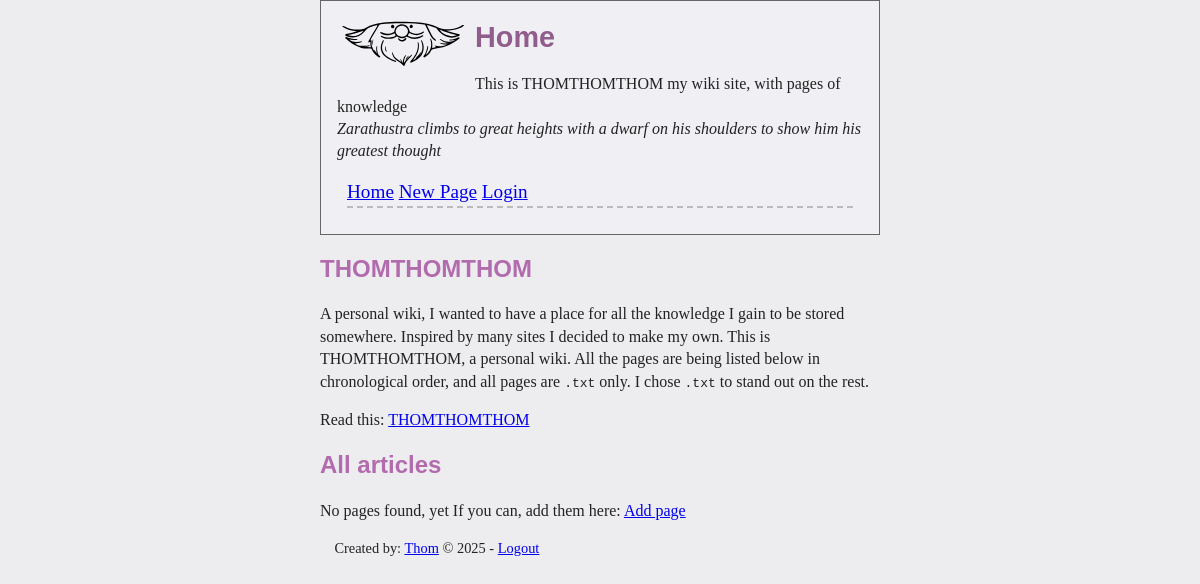
/, run on an earlier commit of the app's database.
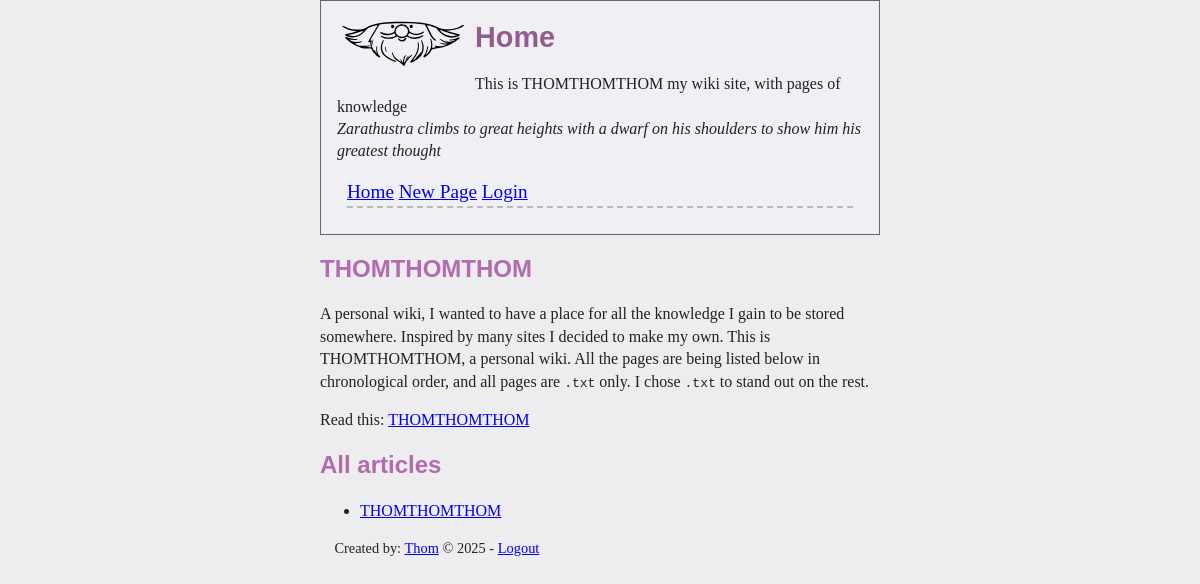
And on a later commit of the database.
### tables this page shows
CREATE TABLE `pages` (
    `id` INTEGER NOT NULL PRIMARY KEY,
    `pagename` VARCHAR(255) NOT NULL,
    `madeby` INTEGER NOT NULL,
    `public` INTEGER NOT NULL CHECK (`public` IN (0, 1)),
    `ts` INTEGER,
    FOREIGN KEY (`madeby`) REFERENCES `users`(`id`)
);

### index.php (the view, shortened to what this page needs)
<?php
require "common.php";
echo htHeader("Home");
$allArticles = dbExec("SELECT * FROM `pages` ORDER BY `ts` DESC")->fetchAll();
echo "<div>\n";
echo "<h2>THOMTHOMTHOM</h2>\n";
echo "<p>A personal wiki, I wanted to have a place for all the knowledge I gain".
	" to be stored somewhere. Inspired by many sites I decided to make my own.".
	" This is THOMTHOMTHOM, a personal wiki. All the pages are being listed below".
	" in chronological order, and all pages are <code>.txt</code> only. I chose".
	" <code>.txt</code> to stand out on the rest.</p>";
echo "<p>Read this: <a href='page.php?title=THOMTHOMTHOM'>THOMTHOMTHOM</a>";
echo "</div>\n";
echo "<div>\n";
echo "<h2>All articles</h2>\n";
echo "<div>\n";
if (count($allArticles) == 0 && !isLoggedIn()) {
	echo "<p>No pages found, yet\n";
	echo "If you can, add them here: \n";
	echo "<a href='page.php'>Add page</a>";
	echo "</p>";
} else {
	$articles = array_filter($allArticles, function ($page) {
		return !(!isLoggedIn() && $page['public'] == false);
	});
	if (count($articles) > 0) {
		echo "<ul>\n";
		foreach ($articles as $k => $page) {
			$title = htmlentities($page['pagename']);
			echo "<li><a href='page.php?title=".urlencode($title)."'>".$title."</a></li>\n";
		}
		echo "</ul>\n";
	} else {
		echo "<p> No articles are public to see.</p>";
	}
}
echo "</div>\n";
echo "</div>\n";
echo htFooter();

What changed in the data, as far as the page shows it:
added pages: pagename "THOMTHOMTHOM"
Also different on the page:
text no longer shown: "No pages found, yet If you can, add them here: Add page"
